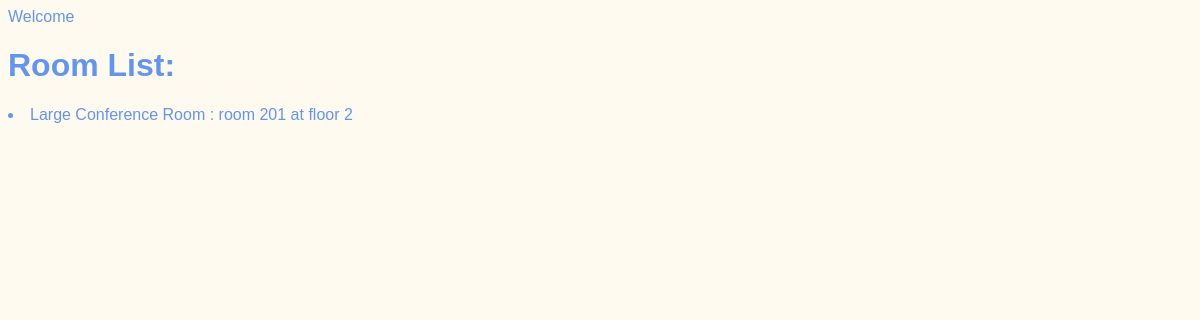
The page /meetings/rooms on the database as committed earlier.
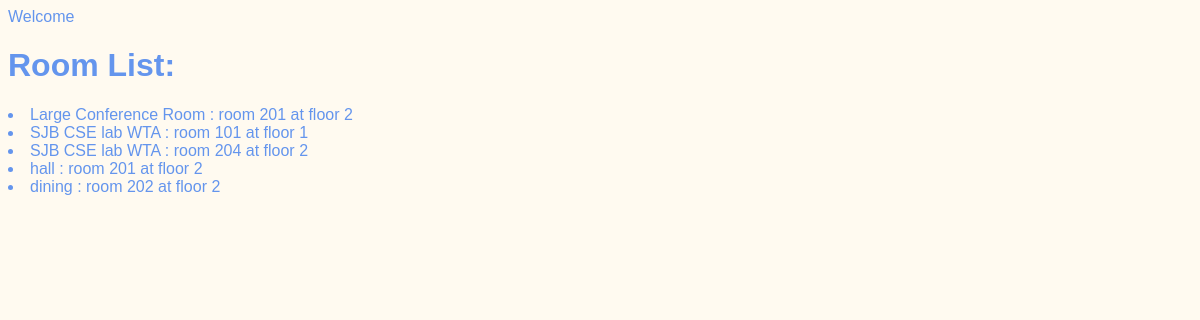
The same page on the database as committed later.
### meetings/models.py (models this page shows)
class Room(models.Model):
    name = models.CharField(max_length=200)
    floor_number = models.IntegerField()
    room_number = models.IntegerField()
    def __str__(self):
        return f"{self.name} : room {self.room_number} at floor {self.floor_number}"

### meetings/views.py (the view)
# urls.py: path('rooms', views.room_list, name='room_list'),
def room_list(request):
    rooms = Room.objects.all()
    return render(request, 'meetings/room_details.html', {'rooms': rooms})

### meetings/templates/meetings/room_details.html
{% extends 'base.html' %}}
{% block content %}
{% block title %}Welcome{% endblock %}
{% load static %}
<h1>Room List:</h1>
{% for room in rooms %}
<li>
    {{room}}
</li>
{% endfor %}
{% endblock %}}

Rows that differ between the two databases and show on the page:
added Room: name+room_number+floor_number "SJB CSE lab WTA : room 101 at floor 1"
added Room: name+room_number+floor_number "SJB CSE lab WTA : room 204 at floor 2"
added Room: name+room_number+floor_number "hall : room 201 at floor 2"
added Room: name+room_number+floor_number "dining : room 202 at floor 2"
